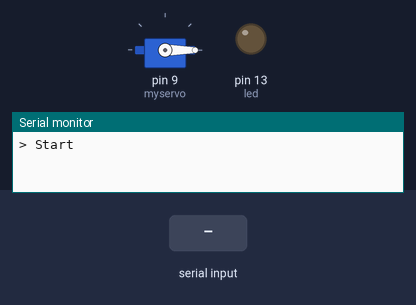
A sketch run on a simulated Arduino Uno, built with avr-gcc and run on an emulated ATmega328P. Parts: servo, output pins drawn as LEDs (lit = HIGH), the last lines printed to the serial monitor. The test bench sets the inputs (shaded band).

Above: at 1.2 s.
1.3 s: "on" received over the second serial link
At 3.5 s:
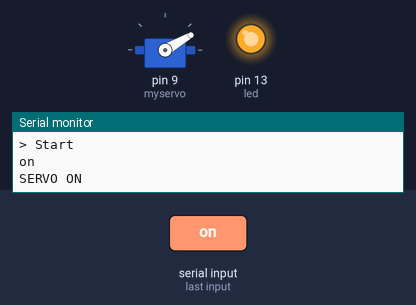
3.9 s: "on" received over the second serial link
6.5 s: "off" received over the second serial link
At 7.59 s:
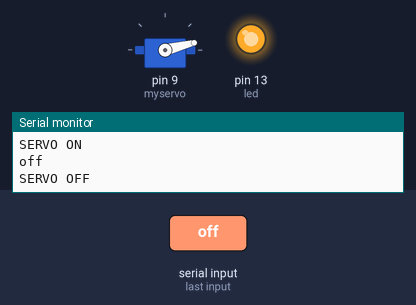
9.0 s: "off" received over the second serial link
At 10.07 s:
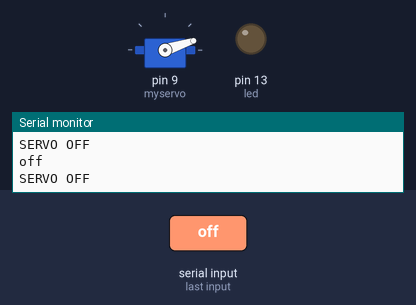
Timing chart, 0 to 12.0 s (numbered marks = the images above; inputs shaded):
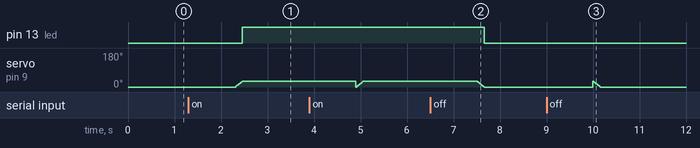

Measured:
- after the input at 1.3 s, pin 13 (led): LOW → HIGH after 1.2 s; servo on pin 9 (myservo): moves from 0° to 30° over 0.14 s, starting after 1.0 s
- after the input at 6.5 s, pin 13 (led): HIGH → LOW after 1.2 s; servo on pin 9 (myservo): moves from 30° to 0° over 0.14 s, starting after 1.0 s

The sketch:

bluetooth_servo_switch.ino
```cpp
#include <Servo.h>
#include <SoftwareSerial.h>

SoftwareSerial bt(2, 3); /* (Rx,Tx) */
Servo myservo;

int led = 13;
int servoMin = 0;
int servoMax = 30;

void resetServo()
{

    myservo.write(servoMin);
    delay(25);
    myservo.detach();
}

void setup()
{
    bt.begin(9600);     /* Define baud rate for software serial communication */
    Serial.begin(9600); /* Define baud rate for serial communication */
    pinMode(led, OUTPUT);

    myservo.attach(9);
    resetServo();

    Serial.println("> Start");
}

void loop()
{
    String command;
    if (bt.available()) /* If data is available on serial port */
    {
        command = bt.readString();
        Serial.println(command);

        servoMove(command);
        switchOn(command);
    }
}

void switchOn(String command)
{
    if (command == "on")
    {
        digitalWrite(led, HIGH);
    }

    if (command == "off")
    {
        digitalWrite(led, LOW);
    }
}

void servoMove(String command)
{
    myservo.attach(9);

    if (command == "on")
    {
        Serial.println("SERVO ON");
        for (int pos = 0; pos <= servoMax; pos++)
        {
            myservo.write(pos);
            delay(5);
        }
    }

    if (command == "off")
    {
        Serial.println("SERVO OFF");
        for (int pos = servoMax; pos >= servoMin; pos--)
        {
            myservo.write(pos);
            delay(5);
        }
    }

    myservo.detach();
}
```
